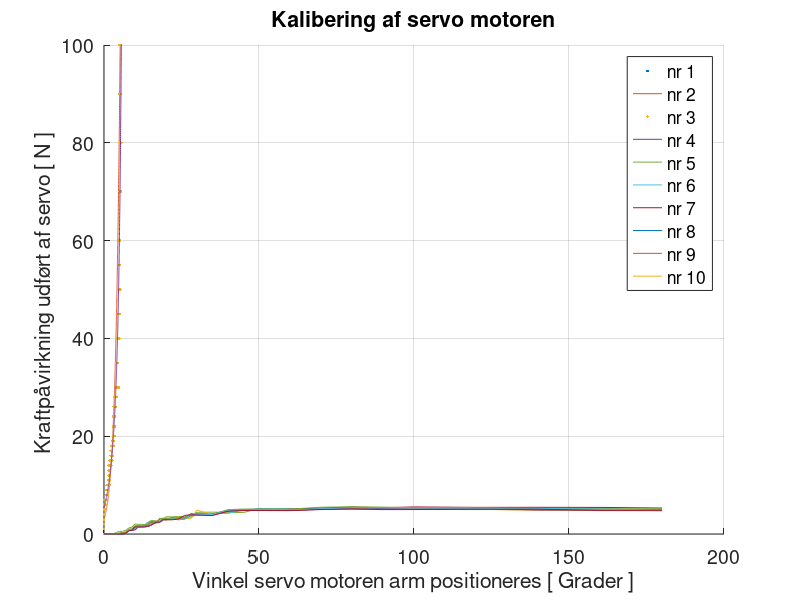

This chart was generated by the following MATLAB code:
clc 
clear

%% Load data
load('servo motor kalibrerings data.mat');
grader  = value(:,1); 
gram1   = value(:,2); 
force1  = (gram1/1000)*9.8; 

gram2   = value(:,3); 
force2  = (gram2/1000)*9.8; 

gram3   = value(:,4); 
force3  = (gram3/1000)*9.8; 

gram4   = value(:,5); 
force4  = (gram4/1000)*9.8; 

gram5   = value(:,6); 
force5  = (gram5/1000)*9.8; 

gram6   = value(:,7); 
force6  = (gram6/1000)*9.8; 

gram7   = value(:,8); 
force7  = (gram7/1000)*9.8; 

gram8   = value(:,9); 
force8  = (gram8/1000)*9.8; 

gram9   = value(:,10); 
force9  = (gram9/1000)*9.8; 

gram10  = value(:,11); 
force10 = (gram10/1000)*9.8; 


gramSammenLagt = [gram1' gram2' gram2' gram3' gram4' gram5' gram6' gram7' gram8' gram9' gram10'];
forceSammenLagt = (gramSammenLagt/1000)*9.8; 
graderSammenLagt = [grader' grader' grader' grader' grader' grader' grader' grader' grader' grader' grader'];

%% Simple plot (med 180 grader)
hold('on'); 
plot( forceSammenLagt,graderSammenLagt, '.'); 
xlabel('Output Servo ( N ) '); 
ylabel('Input Servo ( grader ) ');
x = linspace(0, 6, 1000);
y = 1453*exp(0.6281*x) +  (-1450)*exp(0.628*x); 
plot (x,y);

% fit(forceSammenLagt',graderSammenLagt','exp2')
%  General model Exp2:
%      ans(x) = a*exp(b*x) + c*exp(d*x)
%      Coefficients (with 95% confidence bounds):
%        a =        1453  (-1.18e+12, 1.18e+12)
%        b =      0.6281  (-4.295e+04, 4.295e+04)
%        c =       -1450  (-1.18e+12, 1.18e+12)
%        d =       0.628  (-4.305e+04, 4.305e+04)

%% Simple plot (med 100 grader)
gramSammenLagt100 = [gram1(1:36)' gram2(1:36)' gram2(1:36)' gram3(1:36)' gram4(1:36)' gram5(1:36)' gram6(1:36)' gram7(1:36)' gram8(1:36)' gram9(1:36)' gram10(1:36)'];
forceSammenLagt100 = (gramSammenLagt100/1000)*9.8; 
graderSammenLagt100 = [grader(1:36)' grader(1:36)' grader(1:36)' grader(1:36)' grader(1:36)' grader(1:36)' grader(1:36)' grader(1:36)' grader(1:36)' grader(1:36)' grader(1:36)'];

x100 = linspace(0, 5.6, 1000);
y100 =  5.346*exp(0.4224*x100) +  (0.006816)*exp(1.572*x100); 

hold('on'); 
plot( forceSammenLagt100,graderSammenLagt100, '.'); 
ylabel('Vinkel servo motorens arm positioneres [ grader ]'); 
xlabel('Kraftpåvirkning udført af servo [ N ] '); 
plot (x100,y100);
ylim([0 100]);
grid('on');
set(gcf,'Position',[300 300 1000 600])
set(gca,'FontSize',13)
title('Sammenhæng mellem servo motorens arms positionering og trykpåvikning'); 


%fit(forceSammenLagt100',graderSammenLagt100','exp2')
% General model Exp2:
%      ans(x) = a*exp(b*x) + c*exp(d*x)
%      Coefficients (with 95% confidence bounds):
%        a =       5.346  (4.092, 6.6)
%        b =      0.4224  (0.3083, 0.5365)
%        c =    0.006816  (-0.0294, 0.04303)
%        d =       1.572  (0.6952, 2.449)

%% plot 
hold('on'); 
plot(grader, force1, grader, force2, grader, force3, grader, force4, grader, force5, grader, force6, grader, force7, grader, force8, grader,force9, grader,force10); 
legend('nr 1','nr 2','nr 3','nr 4','nr 5','nr 6','nr 7','nr 8','nr 9','nr 10')
ylabel('Kraftpåvirkning udført af servo [ N ] '); 
xlabel('Vinkel servo motoren arm positioneres [ Grader ]'); 
grid('on');
set(gcf,'Position',[300 300 1000 600])
set(gca,'FontSize',14)
title('Kalibering af servo motoren'); 


%% exponentiel regression

